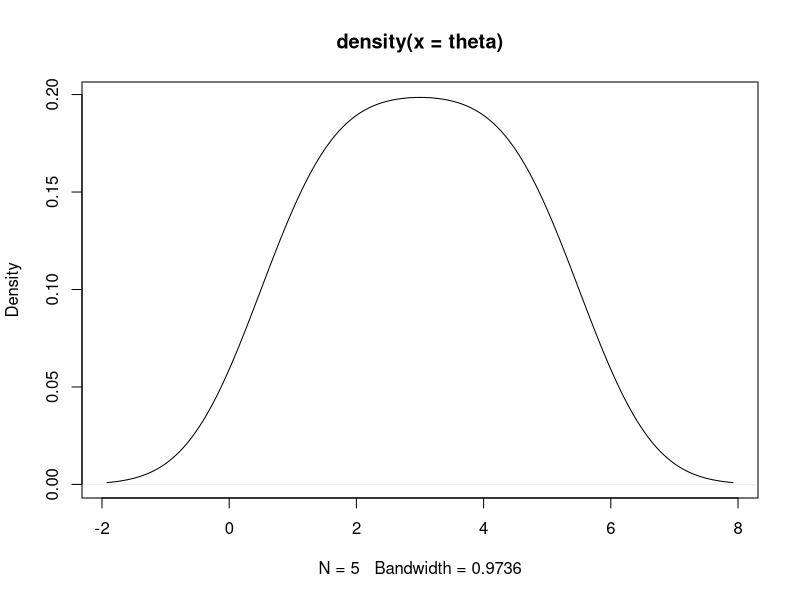

Write the R code that produced this figure.
## ---- chunk 1


a <- c(1, 2)
b <- c(3, 4)
rbind(a,b)
c(rbind(a, b))
cbind(a,b)


# Define sample sizes
n_values <- c(10, 100, 1000, 10000, 100000)

# Number of repetitions for each n
reps <- 3

# Initialize storage for results
results <- matrix(NA, nrow = length(n_values), ncol = 2 * reps)

# Loop over different values of n
for (i in 1:length(n_values)) {
  n <- n_values[i]
  
  # 初始化操作--创建一个长度为 reps 的数值向量，并初始化所有元素为 0。
  means <- numeric(reps) 
  sds <- numeric(reps)
  
  # Repeat simulation for each repetition
  for (j in 1:reps) {
    sample <- rnorm(n)  # Generate n samples from N(0,1)
    means[j] <- mean(sample)  # Compute sample mean
    sds[j] <- sd(sample)  # Compute sample standard deviation
  }
  
  
  # Store results 
  results[i, ] <- c(rbind(means, sds))
}

# Convert results into a data frame
results_df <- as.data.frame(results)
colnames(results_df) <- c("Mean_1", "SD_1", "Mean_2", "SD_2", "Mean_3", "SD_3")
rownames(results_df) <- n_values

# Print results
print(results_df)

# Compute Monte Carlo errors for repetition 1
# sapply() is one of the apply() series of functions that apply some function to each element of a list or vector and return the vector.
mc_errors <- sapply(1:length(n_values), function(i) {sd(rnorm(n_values[i])) / sqrt(n_values[i])})  

# Print Monte Carlo errors
print(mc_errors)

## ---- chunk 2
theta <- c(1, 2, 3, 4, 5)
plot(density(theta), type="l")
